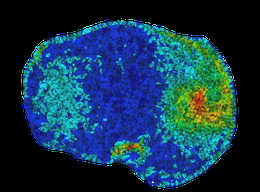
%> input picture code/tibia_UI/image processing/clean/sampleAxial.png, 260 x 192 px, shrunk from 618 x 456 before the run
$ octave imageProcessing.m   (GNU Octave 9; MATLAB toolbox functions it lacks are replaced by stand-ins)
%> lines starting %> are read from the running program, lines starting %| are printed output that depends on the picture
### code/tibia_UI/image processing/clean/rgb2hsl.m
%source: http://130.113.54.154/~monger/hsl-rgb.html
function [H S L] = rgb2hsl(rgb)
[maxColor maxI] = max(rgb);
[minColor minI] = min(rgb);

L = (maxColor + minColor)/2;

if maxColor == minColor
    H = 0;
    S = 0;
    return;
end

if L < .5
    S = (maxColor-minColor)/(maxColor+minColor);
end
if L >= .5
    S = (maxColor-minColor)/(2-maxColor-minColor);
end

R = rgb(1);
G = rgb(2);
B = rgb(3);
i = maxI;
if i == 1
    H = (G-B)/(maxColor-minColor);
end
if i == 2
    H = 2 + (B-R)/(maxColor-minColor);
end
if i == 3
    H = 4 + (R-G)/(maxColor-minColor);
end

### code/tibia_UI/image processing/clean/imageProcessing.m
clc;
clear all;

sample = imread('sampleAxial.png');
%> sample is the input picture: size 192x260x3 uint8; mean R, G, B 18.6, 52.4, 76.2
legendRGB = [  0   0 193
    0  42 255
    0 241 255
    0 218  71
    127 229   0
    255 213   0
    255  97   0
    255  0    0
    193  0    0
    153  0    0];

%convert to 0-1 RGB
sample = double(sample)/255;
%> sample: size 192x260x3 double
sampleR = sample(:,:,1);
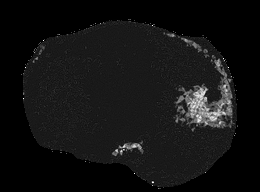
%> sampleR: size 192x260 double; min 0, max 1, mean 0.0728
sampleG = sample(:,:,2);
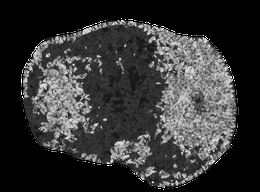
%> sampleG: size 192x260 double; min 0, max 1, mean 0.205
sampleB = sample(:,:,3);
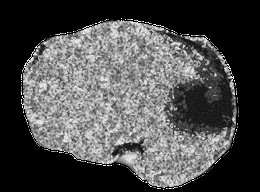
%> sampleB: size 192x260 double; min 0, max 1, mean 0.299
legendRGB = double(legendRGB)/255;

%convert legend to HSL
legendHSL = double(legendRGB);
for a = 1:size(legendRGB,1)
    [legendHSL(a,1) legendHSL(a,2) legendHSL(a,3)] = rgb2hsl(legendRGB(a,:));
end

output = sample;

for m = 1:size(sample,1)
    for n = 1:size(sample,2)
        if sample(m,n,1) ~= 0 &&...
                sample(m,n,2) ~= 0 &&...
                sample(m,n,3) ~= 0
            distSmall = 3*255^2+1;
            aSmall = -1;
            for a = 1:size(legendRGB,1)
                [HSL(1) HSL(2) HSL(3)] = rgb2hsl(sample(m,n,:));
                A = .5;
                B = .5;
                C = 1;
                dist = A*(HSL(1) - legendHSL(a,1))^2+...
                    B*(HSL(2) - legendHSL(a,2))^2+...
                    C*(HSL(3) - legendHSL(a,3))^2;
                %             dist = (sample(m,n,1)-legendRGB(a,1))^2+...
                %                 (sample(m,n,2)-legendRGB(a,2))^2+...
                %                 (sample(m,n,3)-legendRGB(a,3))^2;
                if dist <= distSmall
                    distSmall = dist;
                    aSmall = a;
                end
            end
            output(m,n,1:3) = legendRGB(aSmall,:);
        end
    end
end
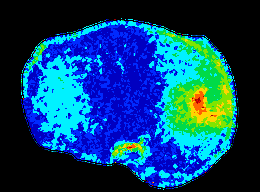
%> output: size 192x260x3 double; mean R, G, B 0.0311, 0.263, 0.43
%> after the loop, A = 0.5; B = 0.5; C = 1; HSL = [3 0.504 0.498]; aSmall = 3; dist = 4.66; distSmall = 0.125

figure(2);
imshow(output);
